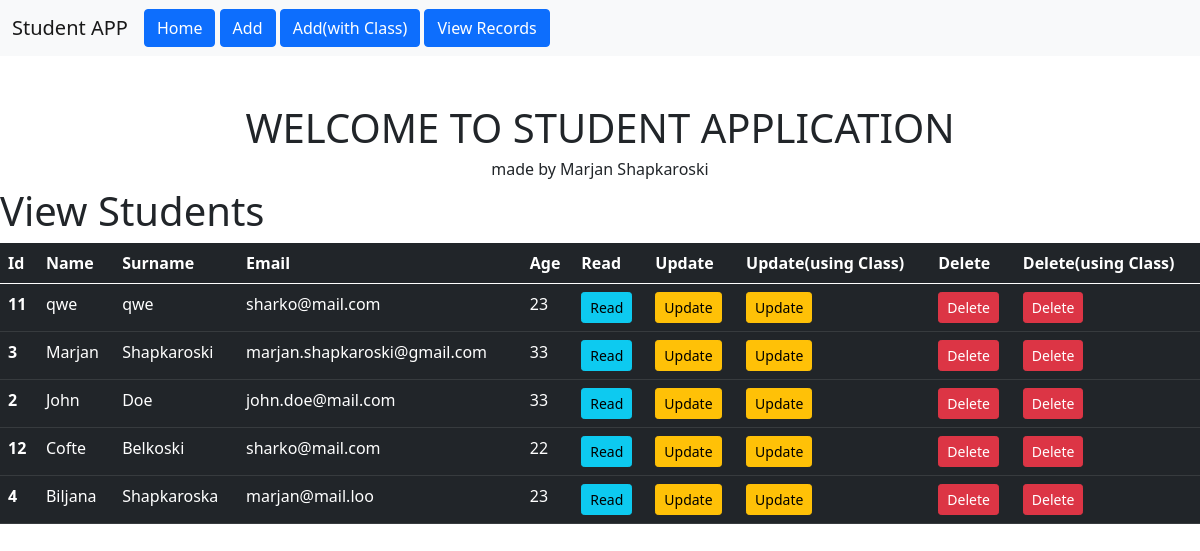
/view, run on the app's committed database.
### student/models.py (models this page shows, shortened)
class Student(models.Model):
    name = models.CharField(max_length=100, blank=False, null=False, verbose_name='Student Name')
    surname = models.CharField(max_length=100, blank=False, null=False, verbose_name='Student Surname')
    email = models.EmailField(verbose_name='Student Email', validators=[EmailValidator])
    age = models.IntegerField(validators=[MinValueValidator(1), MaxValueValidator(100)])
    submitted = models.DateTimeField(auto_now_add=True)

### student/views.py (the view)
# urls.py: path('view', view, name = 'view'),
def view(request):
    students = Student.objects.order_by('-name')
    context ={
        'students':students,
    }
    return render(request, 'view.html', context)

### templates/view.html
{% extends 'index.html' %}
{% block content %}
<h1>View Students</h1>
<table class="table table-dark">
    <thead>
      <tr>
        <th scope="col">Id</th>
        <th scope="col">Name</th>
        <th scope="col">Surname</th>
        <th scope="col">Email</th>
        <th scope="col">Age</th>
        <th scope="col">Read</th>
        <th scope="col">Update</th>
        <th scope="col">Update(using Class)</th>
        <th scope="col">Delete</th>
        <th scope="col">Delete(using Class)</th>
      </tr>
    </thead>
    <tbody>
        {% if students %}
            {% for student in students %}
                <tr>
                    <th scope="row">{{ student.id }}</th>
                    <td>{{ student.name }}</td>
                    <td>{{ student.surname }}</td>
                    <td>{{ student.email }}</td>
                    <td>{{ student.age }}</td>
                    <td><a href = "{% url 'view_class' student.pk %}" class ='btn btn-info btn-sm'>Read</a></td>
                    <td><a href = "{% url 'update_func' student.pk %}" class ='btn btn-warning btn-sm'>Update</a></td>
                    <td><a href = "{% url 'update' student.pk %}" class ='btn btn-warning btn-sm'>Update</a></td>
                    <td><a href = "{% url 'delete_fnc' student.pk %}" class ='btn btn-danger btn-sm'>Delete</a></td>
                    <td><a href = "{% url 'delete_class' student.pk %}" class ='btn btn-danger btn-sm'>Delete</a></td>
                </tr>
            {% endfor %}
        {% else %}
        <tr>
            <td>NO DATA Available!</td>
        </tr>
        {% endif %}
    </tbody>
  </table>
{% endblock %}

### templates/index.html (shortened to what this page needs)
<!doctype html>
<html lang="en">
  <head>
    <link href="https://cdn.jsdelivr.net/npm/bootstrap@5.0.0-beta2/dist/css/bootstrap.min.css" rel="stylesheet">
  </head>
  <body style = "margin:0 auto;">
      {% include 'partials/navbar.html' %}
        <div class = 'row'>
            <div class="col-sm-12 text-center mt-5" >
                <h1>WELCOME TO STUDENT APPLICATION</h1>
                <h6>made by Marjan Shapkaroski</h6>
            </div>
        </div>
        {% block content %}
        {% endblock %}
  </body>
</html>

### templates/partials/navbar.html (shortened to what this page needs)
<nav class="navbar navbar-expand-lg navbar-light bg-light">
    <div class="container-fluid">
      <a class="navbar-brand" href="{% url 'index' %}">Student APP</a>
      <div class="collapse navbar-collapse" id="navbarSupportedContent">
        <ul class="navbar-nav me-auto mb-2 mb-lg-0">
          <li class="nav-item" >
            <a class="btn btn-primary" href="{% url 'index' %}">Home</a>
            <a class="btn btn-primary" href="{% url 'create' %}">Add</a>
            <a class="btn btn-primary" href="{% url 'create_class' %}">Add(with Class)</a>
            <a class="btn btn-primary" href="{% url 'view' %}">View Records</a>
          </li>
        </ul>
      </div>
    </div>
  </nav>

### data on the page
Student: id "11", name "qwe", surname "qwe", email "sharko@mail.com", age "23"
Student: id "3", name "Marjan", surname "Shapkaroski", email "marjan.shapkaroski@gmail.com", age "33"
Student: id "2", name "John", surname "Doe", email "john.doe@mail.com", age "33"
Student: id "12", name "Cofte", surname "Belkoski", email "sharko@mail.com", age "22"
Student: id "4", name "Biljana", surname "Shapkaroska", email "marjan@mail.loo", age "23"
